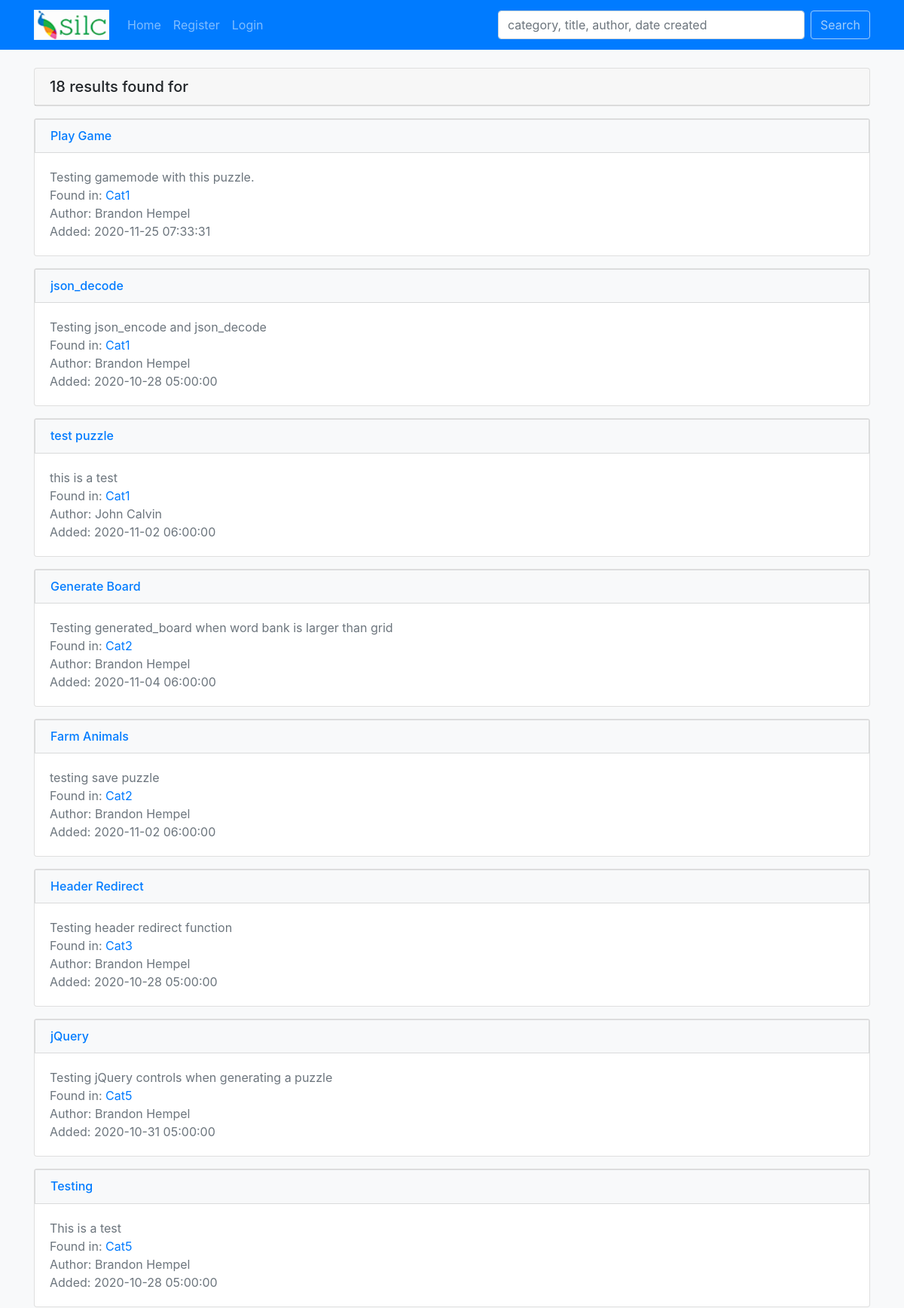
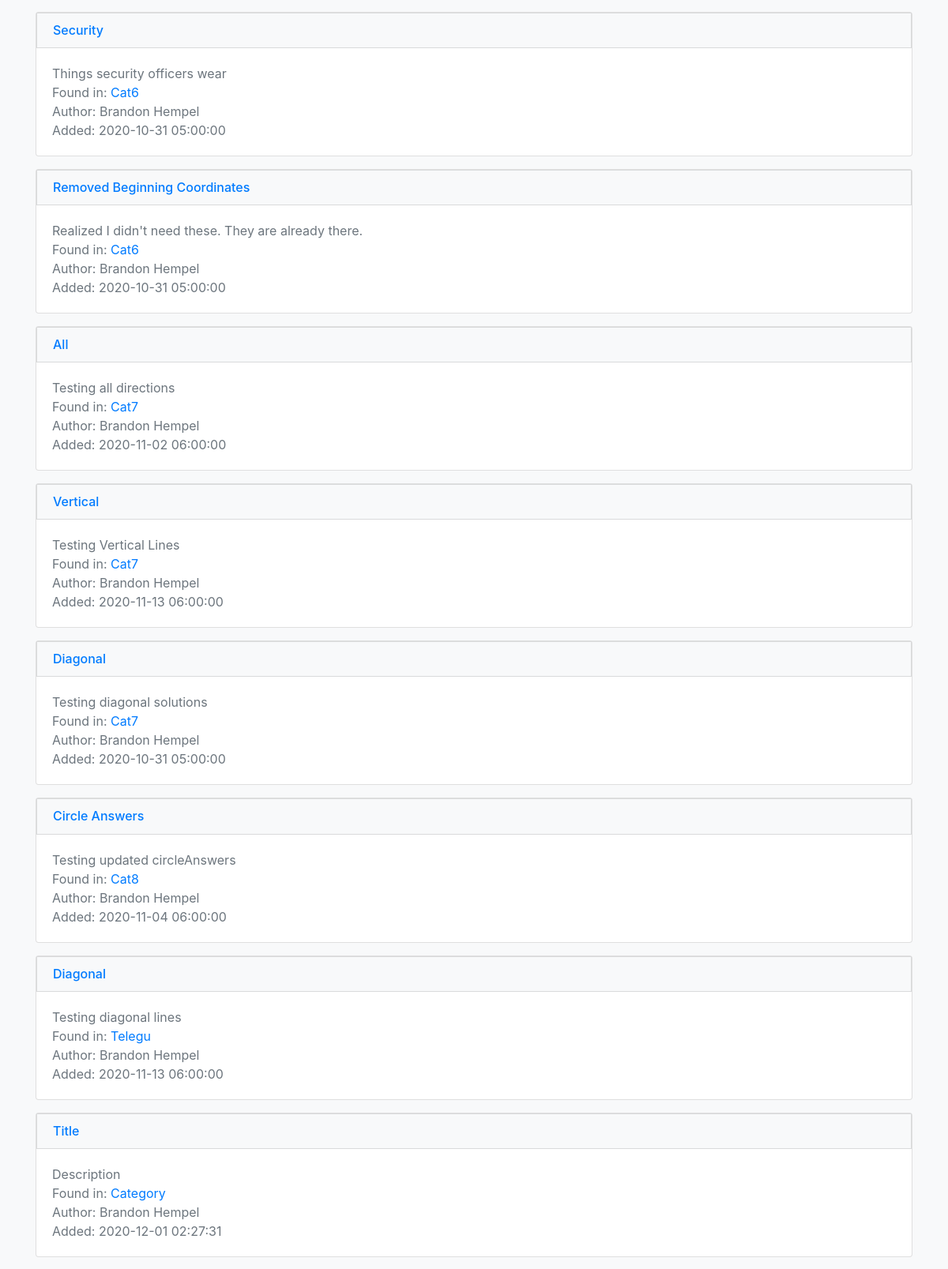
Screenshot of /search.php (upper part) with the database file from the repository (2 pictures, top to bottom).
### tables this page shows
CREATE TABLE `puzzles` (
  `puzzle_id` int(11) NOT NULL,
  `cat_id` varchar(255) NOT NULL,
  `title` varchar(255) NOT NULL,
  `description` varchar(255) NOT NULL,
  `user_id` int(11) NOT NULL,
  `created_on` timestamp NOT NULL DEFAULT current_timestamp(),
  `language` varchar(255) NOT NULL,
  `word_direction` varchar(255) NOT NULL,
  `height` int(11) NOT NULL DEFAULT 10,
  `width` int(11) NOT NULL DEFAULT 10,
  `share_chars` tinyint(1) NOT NULL DEFAULT 1,
  `filler_char_types` varchar(255) NOT NULL,
  `word_bank` longtext NOT NULL CHECK (json_valid(`word_bank`)),
  `board` longtext NOT NULL CHECK (json_valid(`board`)),
  `solution_directions` longtext NOT NULL CHECK (json_valid(`solution_directions`)),
  `answer_coordinates` longtext NOT NULL CHECK (json_valid(`answer_coordinates`))
);

CREATE TABLE `categories` (
  `cat_id` int(11) NOT NULL,
  `cat_name` varchar(255) NOT NULL
);

CREATE TABLE `users` (
  `user_id` int(11) NOT NULL,
  `first_name` varchar(30) NOT NULL,
  `last_name` varchar(30) NOT NULL,
  `email` varchar(75) NOT NULL,
  `password` varchar(200) NOT NULL,
  `active` varchar(10) NOT NULL DEFAULT 'yes',
  `role` varchar(20) NOT NULL DEFAULT 'student',
  `modified_time` timestamp NOT NULL DEFAULT current_timestamp(),
  `created_time` timestamp NOT NULL DEFAULT current_timestamp()
);

### helpers/functions.php (called while the page is built, shortened)
<?php
    function search($pdo){
        $data = [
            'query' => trim($_POST['query']),
        ];
        $sql = "SELECT categories.cat_id, puzzle_id, cat_name, title, description, created_on, users.first_name, users.last_name
                FROM puzzles
                INNER JOIN categories
                ON puzzles.cat_id = categories.cat_id
                INNER JOIN users
                ON users.user_id = puzzles.user_id
                WHERE cat_name LIKE '%' :query '%'
                OR title LIKE '%' :query '%'
                OR users.first_name LIKE '%' :query '%'
                OR users.last_name LIKE '%' :query '%'
                OR CONCAT(users.first_name, ' ', users.last_name) LIKE '%' :query '%'
                OR created_on LIKE '%' :query '%'
                ORDER BY categories.cat_id
        ";
        $stmt = $pdo->prepare($sql);
        $stmt->execute([':query' => $data['query']]);
        return $stmt->fetchAll();
    }

### search.php (the view, shortened to what this page needs)
<?php
    include 'includes/header.php';
    $query = search($pdo);
?>
    <div class="card mt-4">
            <?php if(sizeof($query) == 0):?>
                <h5 class="card-header">I Found Nothing</h5>
    </div>
    <div class="alert alert-danger alert-dismissible fade show mt-2" role="alert">
        <strong>Nope!</strong> This is where I would normally display what you're looking for, but I don't have what you're looking for.
        <button type="button" class="close" data-dismiss="alert" aria-label="Close">
            <span aria-hidden="true">&times;</span>
        </button>
    </div>
            <?php else: ?>
            <?php
            $result = 'results';
            echo '<h5 class="card-header">' . sizeof($query) . ' ' . $result . ' found for ' . $_POST['query'] . '</h5></div>';
        endif;
            ?>
    <?php foreach($query as $puzzle): ?>
    <div class="card mt-3">
        <div class="list-group">
            <h6 class="mb-0"><a href="puzzle.php?puzzleId=<?php echo $puzzle->puzzle_id; ?>" class="list-group-item list-group-item-action bg-light text-primary"><?php echo $puzzle->title; ?></a></h6>
            <div class="card-body">
                <p class="card-text text-muted">
                    <?php echo $puzzle->description; ?>
                    <br>Found in: <a href="category.php?categoryId=<?php echo $puzzle->cat_id; ?>" class="card-link"><?php echo $puzzle->cat_name; ?></a>
                    <br>Author: <?php echo $puzzle->first_name . ' ' . $puzzle->last_name; ?>
                    <br>Added: <?php echo $puzzle->created_on; ?>
                </p>
            </div>
        </div>
    </div>
    <?php endforeach; ?>
<?php include('includes/footer.php'); ?>

### rows the page displays
puzzles: title "Play Game", description "Testing gamemode with this puzzle.", cat.cat_name "Cat1", user.first_name "Brandon", user.last_name "Hempel", created_on "2020-11-25 07:33:31"
puzzles: title "json_decode", description "Testing json_encode and json_decode", cat.cat_name "Cat1", user.first_name "Brandon", user.last_name "Hempel", created_on "2020-10-28 05:00:00"
puzzles: title "test puzzle", description "this is a test", cat.cat_name "Cat1", user.first_name "John", user.last_name "Calvin", created_on "2020-11-02 06:00:00"
puzzles: title "Generate Board", description "Testing generated_board when word bank is larger than grid", cat.cat_name "Cat2", user.first_name "Brandon", user.last_name "Hempel", created_on "2020-11-04 06:00:00"
puzzles: title "Farm Animals", description "testing save puzzle", cat.cat_name "Cat2", user.first_name "Brandon", user.last_name "Hempel", created_on "2020-11-02 06:00:00"
puzzles: title "Header Redirect", description "Testing header redirect function", cat.cat_name "Cat3", user.first_name "Brandon", user.last_name "Hempel", created_on "2020-10-28 05:00:00"
puzzles: title "jQuery", description "Testing jQuery controls when generating a puzzle", cat.cat_name "Cat5", user.first_name "Brandon", user.last_name "Hempel", created_on "2020-10-31 05:00:00"
puzzles: title "Testing", description "This is a test", cat.cat_name "Cat5", user.first_name "Brandon", user.last_name "Hempel", created_on "2020-10-28 05:00:00"
puzzles: title "Security", description "Things security officers wear", cat.cat_name "Cat6", user.first_name "Brandon", user.last_name "Hempel", created_on "2020-10-31 05:00:00"
puzzles: title "Removed Beginning Coordinates", description "Realized I didn't need these. They are already there.", cat.cat_name "Cat6", user.first_name "Brandon", user.last_name "Hempel", created_on "2020-10-31 05:00:00"
puzzles: title "All", description "Testing all directions", cat.cat_name "Cat7", user.first_name "Brandon", user.last_name "Hempel", created_on "2020-11-02 06:00:00"
puzzles: title "Vertical", description "Testing Vertical Lines", cat.cat_name "Cat7", user.first_name "Brandon", user.last_name "Hempel", created_on "2020-11-13 06:00:00"
puzzles: title "Diagonal", description "Testing diagonal solutions", cat.cat_name "Cat7", user.first_name "Brandon", user.last_name "Hempel", created_on "2020-10-31 05:00:00"
puzzles: title "Circle Answers", description "Testing updated circleAnswers", cat.cat_name "Cat8", user.first_name "Brandon", user.last_name "Hempel", created_on "2020-11-04 06:00:00"
puzzles: title "Diagonal", description "Testing diagonal lines", cat.cat_name "Telegu", user.first_name "Brandon", user.last_name "Hempel", created_on "2020-11-13 06:00:00"
puzzles: title "Title", description "Description", cat.cat_name "Category", user.first_name "Brandon", user.last_name "Hempel", created_on "2020-12-01 02:27:31"

### other values shown
sizeof($query) "18"
$result "results"
